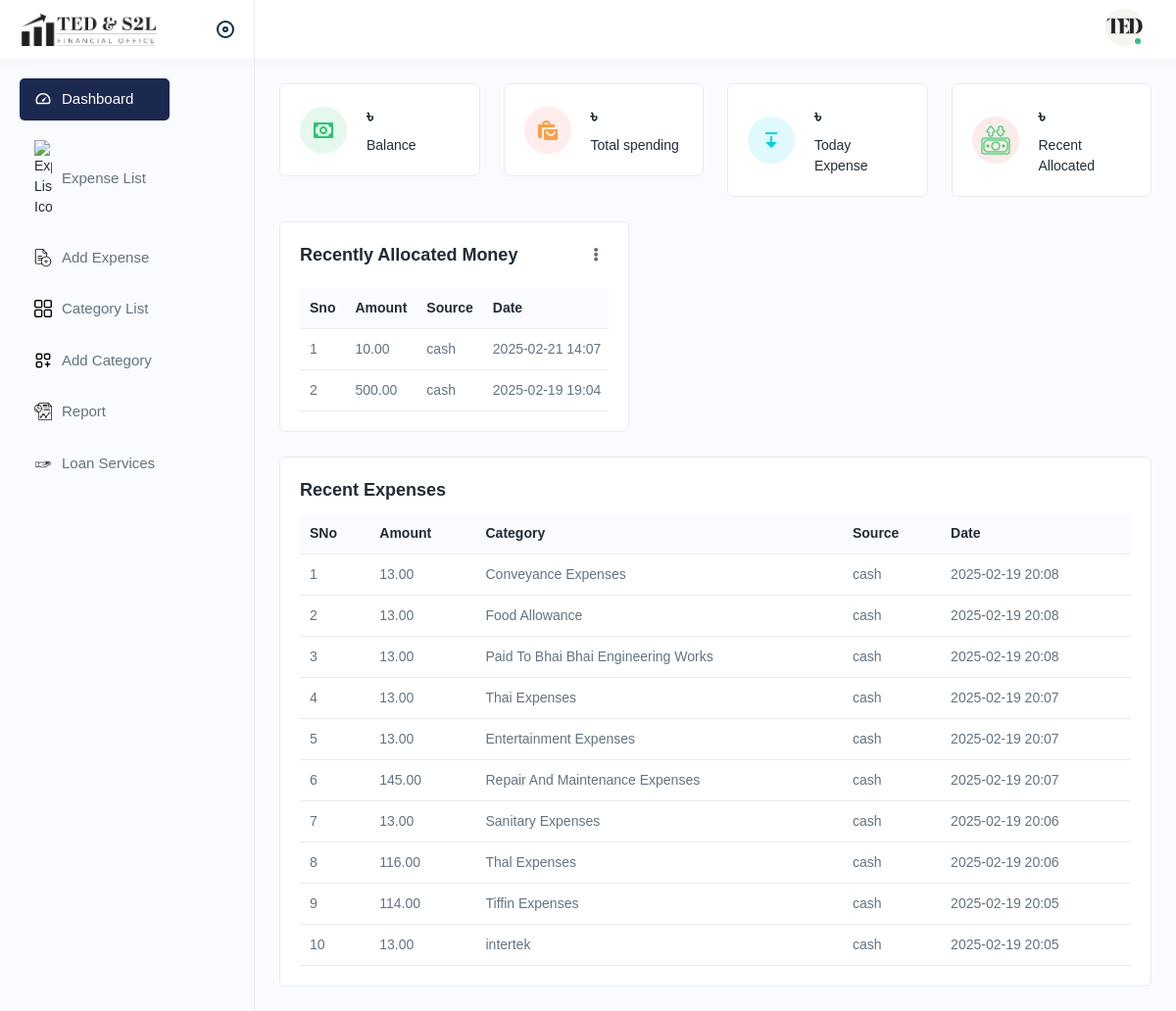
Page / (signed in) on the committed database.
### expense/models.py (models this page shows, shortened)
class MoneyAllocation(models.Model):
    DEPARTMENT_CHOICES = (
        ('ted', 'TED'),
        ('s2l', 'S2L'),
    )
    allocated_by = models.ForeignKey(
        User,
        on_delete=models.CASCADE,
        related_name='allocations_made',
        help_text="Admin user who makes this allocation."
    )
    allocated_to = models.ForeignKey(
        User,
        on_delete=models.CASCADE,
        related_name='allocations_received',
        help_text="The user who receives the allocated money."
    )
    amount = models.DecimalField(
        max_digits=12,
        decimal_places=2,
        help_text="The amount to allocate (must be greater than zero)."
    )
    source = models.CharField(max_length=50, null=True, blank=True)
    department = models.CharField(
        max_length=10,
        choices=DEPARTMENT_CHOICES,
        help_text="Department fund to use for this allocation."
    )
    created_at = models.DateTimeField(auto_now_add=True)

class Transaction(models.Model):
    user = models.ForeignKey(User, on_delete=models.CASCADE, related_name="transactions")
    ammount = models.DecimalField(max_digits=200, decimal_places=2)
    category = models.ForeignKey(
        ExpenseCategory,
        on_delete=models.CASCADE,
        related_name="transactions",
    )
    subcategory = models.ForeignKey(
        ExpenseSubCategory,
        on_delete=models.CASCADE,
        related_name="transactions",
    )
    source = models.CharField(max_length=150, default="cash")
    voucher = models.CharField(max_length=150, unique=True)
    created_at = models.DateTimeField(blank=True, null=True)  # Allow null values initially

class ExpenseCategory(models.Model):
    created_by = models.ForeignKey(User, on_delete=models.CASCADE, related_name='expense_categories')
    name = models.CharField(max_length=255, unique=True)
    description = models.TextField(blank=True, null=True)
    created_at = models.DateTimeField(auto_now_add=True)

### report/views.py (the view)
# urls.py: path('', dashboard, name='dashboard'),
@login_required
def dashboard(request):
    user = request.user
    today = timezone.now().date()
    if user.user_type == 'admin':
        chosen_type = random.choice(['ted', 's2l'])
        recent_transactions = list(
            Transaction.objects.filter(user__user_type=chosen_type).order_by('-created_at')[:10]
        )
    else:
        user_transactions = Transaction.objects.filter(user=user)
        recent_transactions = list(user_transactions.order_by('-created_at')[:10])
    if user.user_type != 'admin':
        user_transactions = Transaction.objects.filter(user=user)
    else:
        user_transactions = Transaction.objects.all()
    aggs = user_transactions.aggregate(
        total_spending=Sum('ammount'),
        today_expense=Sum(
            Case(
                When(created_at__date=today, then='ammount'),
                default=0,
                output_field=DecimalField()
            )
        )
    )
    total_spending = aggs.get('total_spending') or 0
    today_expense = aggs.get('today_expense') or 0
    allocations = MoneyAllocation.objects.filter(allocated_to=user).order_by('-created_at')
    recent_allocations = list(allocations[:5])
    index_no = 2 if user.user_type == 'admin' else 1
    recent_allocated_money = allocations[:index_no].aggregate(total=Sum('amount'))['total'] or 0
    if user.user_type == 'admin':
        total_allocated = MoneyAllocation.objects.aggregate(total_allocated=Sum('amount'))['total_allocated'] or 0
        admin_allocated = MoneyAllocation.objects.filter(
            allocated_to__user_type='admin'
        ).aggregate(total_admin_allocated=Sum('amount'))['total_admin_allocated'] or 0
        total_expense = total_spending + total_allocated - admin_allocated
        total_admin_transactions = Transaction.objects.filter(user__user_type='admin').count()
        total_allocated_ted = MoneyAllocation.objects.filter(
            allocated_to__user_type='ted'
        ).aggregate(total_ted=Sum('amount'))['total_ted'] or 0
        total_allocated_s2l = MoneyAllocation.objects.filter(
            allocated_to__user_type='s2l'
        ).aggregate(total_s2l=Sum('amount'))['total_s2l'] or 0
        ted_alloc = MoneyAllocation.objects.filter(allocated_to__user_type='ted').order_by('-created_at').first()
        s2l_alloc = MoneyAllocation.objects.filter(allocated_to__user_type='s2l').order_by('-created_at').first()
        recent_allocations_ted = int(ted_alloc.amount) if ted_alloc else 0
        recent_allocations_s2l = int(s2l_alloc.amount) if s2l_alloc else 0
    else:
        total_expense = total_spending
        total_admin_transactions = 0
        total_allocated_ted = 0
        total_allocated_s2l = 0
        recent_allocations_ted = 0
        recent_allocations_s2l = 0
    today_transactions = Transaction.objects.filter(created_at__date=today).values('user__user_type').annotate(
        count=Count('id')
    )
    counts = {item['user__user_type']: item['count'] for item in today_transactions}
    today_s2l = counts.get('s2l', 0)
    today_ted = counts.get('ted', 0)
    today_admin = counts.get('admin', 0)
    ted_queryset = Transaction.objects.filter(user__user_type='ted').values('category__name').annotate(
        total_amount=Sum('ammount')
    ).order_by('-total_amount')
    pie_ted_labels = [item['category__name'] for item in ted_queryset]
    pie_ted_values = [float(item['total_amount'] or 0) for item in ted_queryset]
    s2l_queryset = Transaction.objects.filter(user__user_type='s2l').values('category__name').annotate(
        total_amount=Sum('ammount')
    ).order_by('-total_amount')[:5]
    pie_s2l_labels = [item['category__name'] for item in s2l_queryset]
    pie_s2l_values = [float(item['total_amount'] or 0) for item in s2l_queryset]
    six_months_ago = (today.replace(day=1) - relativedelta(months=5))
    months = []
    current_month = six_months_ago
    while current_month <= today:
        months.append(current_month)
        current_month += relativedelta(months=1)
    ted_allocations = MoneyAllocation.objects.filter(
        allocated_to__user_type='ted',
        created_at__gte=six_months_ago
    ).annotate(month=TruncMonth('created_at')).values('month').annotate(total=Sum('amount')).order_by('month')
    s2l_allocations = MoneyAllocation.objects.filter(
        allocated_to__user_type='s2l',
        created_at__gte=six_months_ago
    ).annotate(month=TruncMonth('created_at')).values('month').annotate(total=Sum('amount')).order_by('month')
    ted_dict = {item['month'].strftime("%Y-%m"): item['total'] for item in ted_allocations}
    s2l_dict = {item['month'].strftime("%Y-%m"): item['total'] for item in s2l_allocations}
    allocation_months = [month.strftime("%Y-%m") for month in months]
    allocation_ted = [float(ted_dict.get(month.strftime("%Y-%m"), 0)) for month in months]
    allocation_s2l = [float(s2l_dict.get(month.strftime("%Y-%m"), 0)) for month in months]
    context = {
        'balance': user.balance,
        'total_expense': total_expense,
        'today_expense': today_expense,
        'ted_admin_balance': user.admin_ted_balance,
        's2l_admin_balance': user.admin_s2l_balance,
        'recent_allocated_money': recent_allocated_money,
        'recent_transactions': recent_transactions,
        'recent_allocations': recent_allocations,
        'transactions_labels': ['S2L', 'TED'],
        'transactions_data': [today_s2l, today_ted],
        'show_row': user.user_type == 'admin',
        'pie_ted_labels': pie_ted_labels,
        'pie_ted_values': pie_ted_values,
        'pie_s2l_labels': pie_s2l_labels,
        'pie_s2l_values': pie_s2l_values,
        'total_allocated_ted': total_allocated_ted,
        'total_allocated_s2l': total_allocated_s2l,
        'recent_allocations_ted': recent_allocations_ted,
        'recent_allocations_s2l': recent_allocations_s2l,
        'allocation_months': allocation_months,
        'allocation_ted': allocation_ted,
        'allocation_s2l': allocation_s2l,
    }
    return render(request, 'admin_dashboard.html', context)

### expense/context_processors.py (called while the page is built)
def base_template(request):
    template = 'base.html'
    if request.user.is_authenticated:
        if request.user.user_type == 'admin':
            template = 'base.html'
        elif request.user.user_type in ['ted', 's2l']:
            template = 'department_base.html'
    return {'base_template': template}

### templates/admin_dashboard.html (shortened to what this page needs)
{% extends  base_template%}
{% load static %}
{% block content %}
<div class="row">
    <div class="col-lg-3 col-sm-6 col-12">
      <div class="dash-widget dash1">
        <div class="dash-widgetimg">
          <span>
            <img src="{% static 'assets/img/icons/dash2.svg' %}" alt="img">
          </span>
        </div>
        <div class="dash-widgetcontent">
          <h5> <span class="counters" data-count="{{ balance }}"></span>
            ৳</h5>
          <h6>Balance</h6>
        </div>
      </div>
    </div>
    {% if request.user.user_type == 'admin' %}
    <div class="col-lg-3 col-sm-6 col-12">
          <div class="dash-widget" >
            <div class="dash-widgetimg">
              <span>
                <img style="border-radius: 50%; border: none;" src="{% static 'assets/img/ted.png' %}" alt="img">
              </span>
            </div>
            <div  class="dash-widgetcontent" >
              <h5 {% if ted_admin_balance == 0 %}style="color: red;"{% endif %}> <span  class="counters" data-count="{{ ted_admin_balance }}"></span>
                ৳</h5>
              <h6>TED Left</h6>
            </div>
          </div>
    </div>
    <div class="col-lg-3 col-sm-6 col-12">
          <div class="dash-widget dash2" >
            <div class="dash-widgetimg">
              <span>
                <img style="border-radius: 50%; border: none;" src="{% static 'assets/img/s2l.png' %}" alt="img">
              </span>
            </div>
            <div class="dash-widgetcontent">
              <h5 {% if s2l_admin_balance == 0 %}style="color: red;"{% endif %} > <span class="counters" data-count="{{ s2l_admin_balance }}"></span>
                ৳</h5>
              <h6>S2L Left</h6>
            </div>
          </div>
    </div>
{% elif request.user.user_type in 'ted' or 's2l' %}
    <div class="col-lg-3 col-sm-6 col-12">
      <div class="dash-widget">
        <div class="dash-widgetimg">
          <span>
            <img src="{% static 'assets/img/icons/dash1.svg' %}" alt="img">
          </span>
        </div>
        <div class="dash-widgetcontent">
          <h5> <span class="counters" data-count="{{ total_expense }}"></span>
            ৳</h5>
          <h6>Total spending</h6>
        </div>
      </div>
    </div>
    <div class="col-lg-3 col-sm-6 col-12">
      <div class="dash-widget dash2">
        <div class="dash-widgetimg">
          <span>
            <img src="{% static 'assets/img/icons/dash3.svg' %}" alt="img">
          </span>
        </div>
        <div class="dash-widgetcontent">
          <h5> <span class="counters" data-count="{{ today_expense }}"></span>
            ৳</h5>
          <h6>Today Expense</h6>
        </div>
      </div>
    </div>
{% endif %}
    <div class="col-lg-3 col-sm-6 col-12">
      <div class="dash-widget dash3">
        <div class="dash-widgetimg">
          <span>
            <img src="{% static 'assets/img/cash-flow.png' %}" alt="img">
          </span>
        </div>
        <div class="dash-widgetcontent">
          <h5> <span class="counters" data-count="{{ recent_allocated_money }}"></span>
            ৳</h5>
          <h6>Recent Allocated</h6>
        </div>
      </div>
    </div>
  </div>
  <div class="row">
    <div class="col-lg-5 col-sm-12 col-12 d-flex">
      <div class="card flex-fill">
        <div class="card-header pb-0 d-flex justify-content-between align-items-center">
          <h4 class="card-title mb-0">Recently Allocated Money</h4>
          <div class="dropdown">
            <a href="javascript:void(0);" data-bs-toggle="dropdown" aria-expanded="false" class="dropset">
              <i class="fa fa-ellipsis-v"></i>
            </a>
          </div>
        </div>
        <div class="card-body">
          <div class="table-responsive dataview">
            <table class="table datatable">
              <thead>
                <tr>
                  <th>Sno</th>
                  <th>Amount</th>
                  <th>Source</th>
                  <th>Date</th>
                </tr>
              </thead>
              <tbody>
                {% for allocation in recent_allocations %}
                <tr>
                  <td>{{ forloop.counter }}</td>
                  <td>{{ allocation.amount|floatformat:2 }}</td>
                  <td>{{ allocation.source }}</td>
                  <td>{{ allocation.created_at|date:"Y-m-d H:i" }}</td>
                </tr>
                {% endfor %}
              </tbody>
            </table>
          </div>
        </div>
      </div>
    </div>
  </div>
  <div class="card mb-0">
    <div class="card-body">
      <h4 class="card-title">Recent Expenses</h4>
      <div class="table-responsive dataview">
        <table class="table datatable">
          <thead>
            <tr>
              <th>SNo</th>
              <th>Amount</th>
              <th>Category</th>
              <th>Source</th>
              <th>Date</th>
            </tr>
          </thead>
          <tbody>
            {% for expense in recent_transactions %}
            <tr>
              <td>{{ forloop.counter }}</td>
              <td>{{ expense.ammount|floatformat:2 }}</td>
              <td>
                {% if expense.category %}
                  {{ expense.category.name }}
                {% else %}
                  N/A
                {% endif %}
              </td>
              <td>{{ expense.source }}</td>
              <td>{{ expense.created_at|date:"Y-m-d H:i" }}</td>
            </tr>
            {% endfor %}
          </tbody>
        </table>
      </div>
    </div>
  </div>
</div>
{% endblock %}

### rows in the picture
MoneyAllocation: amount "10.00", source "cash", created_at "2025-02-21 14:07"
MoneyAllocation: amount "500.00", source "cash", created_at "2025-02-19 19:04"
Transaction: ammount "13.00", category.name "Conveyance Expenses", source "cash", created_at "2025-02-19 20:08"
Transaction: ammount "13.00", category.name "Food Allowance", source "cash", created_at "2025-02-19 20:08"
Transaction: ammount "13.00", category.name "Paid To Bhai Bhai Engineering Works", source "cash", created_at "2025-02-19 20:08"
Transaction: ammount "13.00", category.name "Thai Expenses", source "cash", created_at "2025-02-19 20:07"
Transaction: ammount "13.00", category.name "Entertainment Expenses", source "cash", created_at "2025-02-19 20:07"
Transaction: ammount "145.00", category.name "Repair And Maintenance Expenses", source "cash", created_at "2025-02-19 20:07"
Transaction: ammount "13.00", category.name "Sanitary Expenses", source "cash", created_at "2025-02-19 20:06"
Transaction: ammount "116.00", category.name "Thal Expenses", source "cash", created_at "2025-02-19 20:06"
Transaction: ammount "114.00", category.name "Tiffin Expenses", source "cash", created_at "2025-02-19 20:05"
Transaction: ammount "13.00", category.name "intertek", source "cash", created_at "2025-02-19 20:05"
